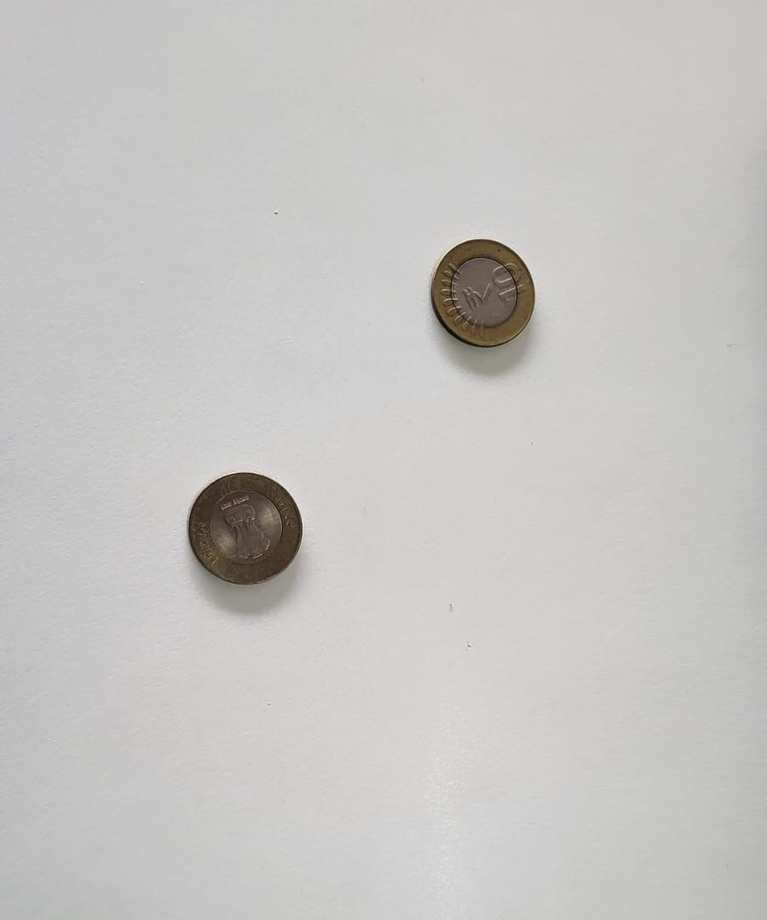
#> input picture input_images/coins.jpg, 767 x 920 px, shrunk from 900 x 1080 before the run
$ python coin_detection.py
#> lines starting #> are read from the running program, lines starting #| are printed output that depends on the picture; after the words box and inside, x2 and y2 are one past the last pixel; in counts of white or black regions, pixels touching at a corner belong together
import cv2
import numpy as np
import matplotlib.pyplot as plt
from skimage import measure, color

def detect_coins(image_path):
    # Loading the image of the coins
#> called with image_path = '../input_images/coins.jpg'
    img = cv2.imread(image_path)
#> img is the input picture: shape (920, 767, 3); mean B, G, R 195.7, 197.5, 198.4

    # Creating a copy to draw tnhe contour lines
    detected_img = img.copy()

    # Converting BGR to RGB
    detected_img = cv2.cvtColor(detected_img, cv2.COLOR_BGR2RGB)
    original_image = cv2.imread(image_path)
    original_image = cv2.cvtColor(original_image, cv2.COLOR_BGR2RGB)

    # Converting to grayscale
    gray_img = cv2.cvtColor(img, cv2.COLOR_BGR2GRAY)

    # Applying GaussianBlur to smoothen the image ans reduce noise.
    blurred = cv2.GaussianBlur(gray_img, (9, 9), 2)

    # Applying thresholding to create a binary image
    _, thresh = cv2.threshold(blurred, 0, 255, cv2.THRESH_BINARY_INV + cv2.THRESH_OTSU)
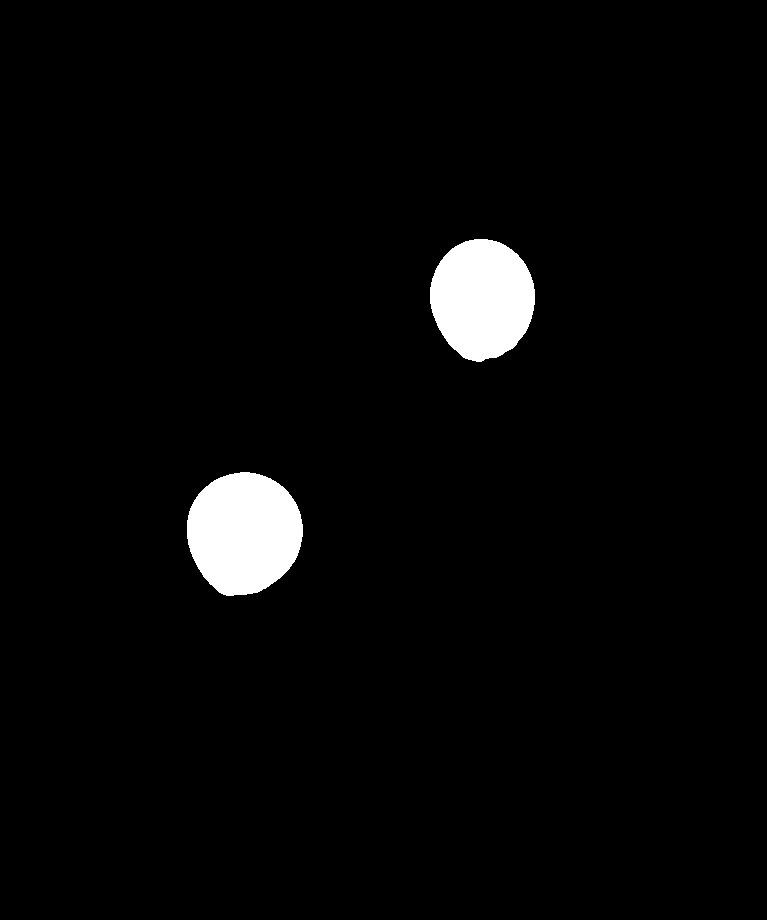
#> thresh: shape (920, 767); 3% white; 2 white regions, box (x1, y1, x2, y2) and area: (187, 472, 303, 596) 11153, (430, 239, 535, 362) 9940

    # Here we are trying to remove the noise in the image using morphological operatinos
    kernel = np.ones((5, 5), np.uint8)
    cleaned = cv2.morphologyEx(thresh, cv2.MORPH_OPEN, kernel, iterations=2)
#> cleaned: shape (920, 767); 3% white; 2 white regions

    # Here we are identifying connected components to label different regions
    labels = measure.label(cleaned, connectivity=2)
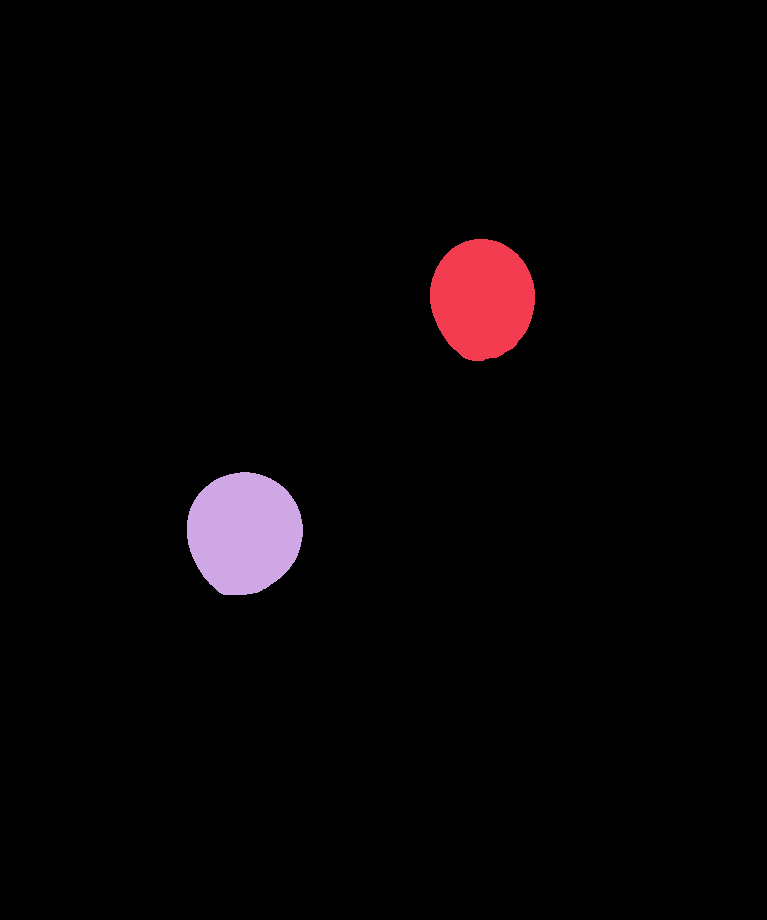
#> labels: shape (920, 767) int64; 3 distinct labels, from 0 to 2; one colour per label, 0 black
    colored_labels = color.label2rgb(labels, bg_label=0)
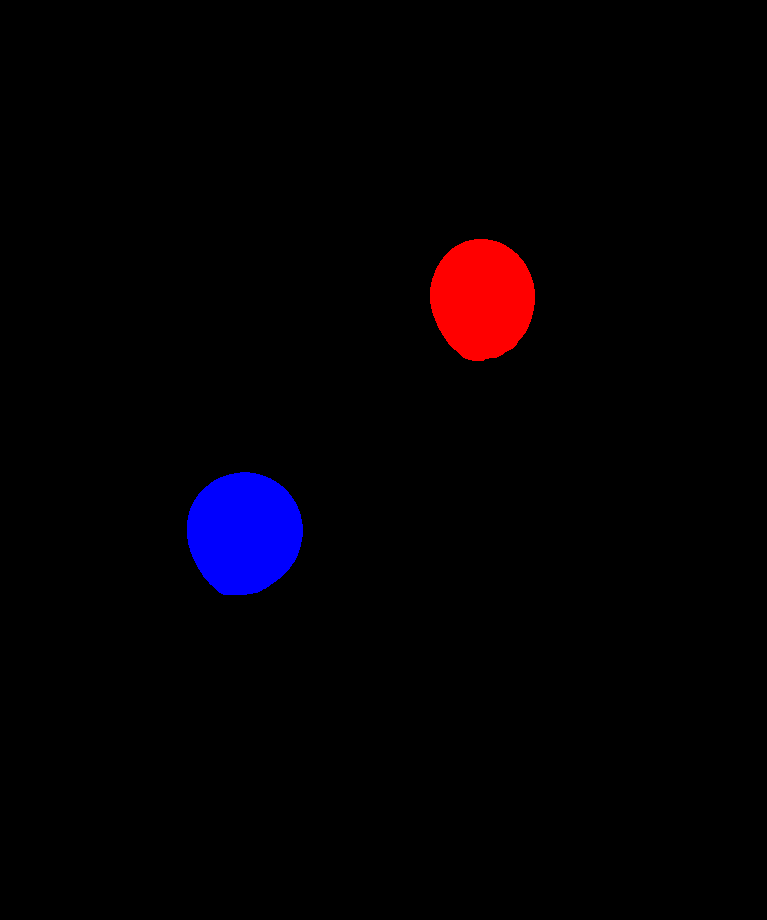
#> colored_labels: shape (920, 767, 3) float64; mean R, G, B 0.0141, 0, 0.0158

    # Finding the contours of the detected image
    contours, _ = cv2.findContours(cleaned, cv2.RETR_EXTERNAL, cv2.CHAIN_APPROX_SIMPLE)
#> contours = 2 contours; box (x1, y1, x2, y2) and area: (187, 472, 303, 595) 10976, (430, 239, 535, 361) 9774

    # Drawing the detected contours
    cv2.drawContours(detected_img, contours, -1, (255, 0, 0), 5)
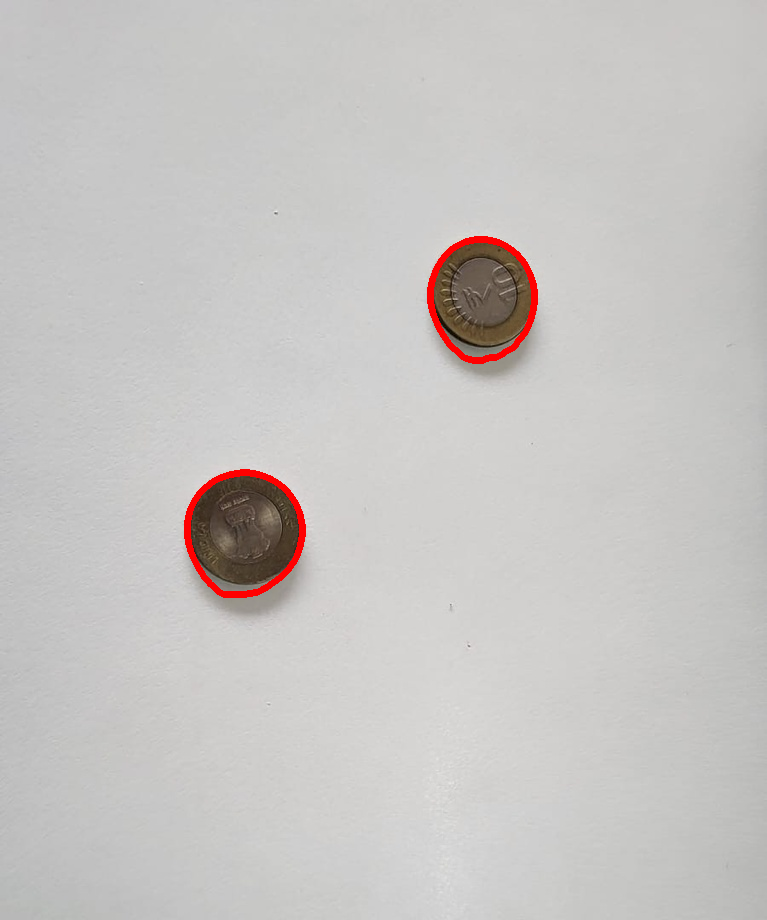
#> detected_img: shape (920, 767, 3); mean R, G, B 199.2, 196.6, 194.8


    # Displaying the original and image with detected coins side by side
    plt.figure(figsize=(12, 6))
    plt.subplot(1,2,1)
    plt.title("Original Image")
    plt.imshow(original_image)

    plt.subplot(1,2,2)
    plt.title("Detected Coins")
    plt.imshow(detected_img)

    # Display segmented coins
    plt.figure(figsize=(12, 6))
    plt.subplot(1, 2, 1)
    plt.title("Original Image")
    plt.imshow(original_image)

    plt.subplot(1, 2, 2)
    plt.title("Segmented Image")
    plt.imshow(colored_labels)
    plt.show()

    return len(contours)


image_path = "../input_images/coins.jpg"

num_coins=detect_coins(image_path)
#> num_coins = 2
print(f"Detected {num_coins} coins")
#| Detected 2 coins
plt.show()

#IMT2022545
#TVS Chaitanya
